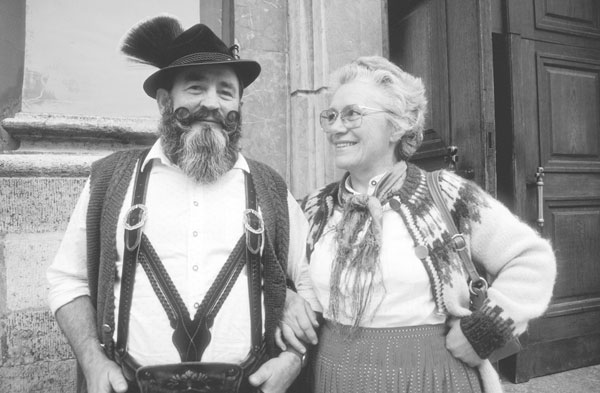
#> input picture spread spectrum/data/corel_bavarian_couple.jpg, 600 x 393 px, found by its file name
$ python test.py   (older library calls are emulated)
#> lines starting #> are read from the running program, lines starting #| are printed output that depends on the picture; after the words box and inside, x2 and y2 are one past the last pixel; in counts of white or black regions, pixels touching at a corner belong together; long printed decimals are rounded
### spread spectrum/src/sss_watermark.py
from scipy import misc
from scipy.fftpack import dct, idct
import numpy as np
from PIL import Image
from PIL.ImageOps import invert
from itertools import product

class SSSW(object):
    """
    Given an input image (specifically, a path to the input image file),
    (i)     randomly generates a watermark pattern,
    (ii)    inserts the pattern into the given image (as specified in paper),
    (iii)   stores intermediate data for detection, and
    (iv)    conducts detection process when given a modified version of the input image

    Also includes functions that reconstruct "attacked" versions of the images \
            to match the original image.
    """
    def __init__(self, img_path, alpha=0.1, pat_size=5000):
        """
        :param img_path: the datapath to the source image
        :type img_path: const string
        :param alpha: scaling parameter
        :type alpha: float
        :param pat_size: size of the watermark to be inserted
        :type pat_size: int
        """
        ''' deprecated
        self.original   = misc.imread(img_path,
                                    flatten=True,
                                    mode='L').astype(float)
        '''
        self.original   = Image.open(img_path).convert("L")
        self.alpha      = alpha     # Scaling parameter
        self.mark_size  = pat_size  # Size of the watermark
        self.mark       = self.gaussian_vector(pat_size)    # Watermark for the current instance
        self.mark_2d    = None      # Mark scattered in 2-D image (computed in 'insert')
        self.ori_dct    = None      # Storage of DCT result of input image

    def insert(self):
        """
        Method for inserting a generated watermark into the input image.

        :return: the new version of the input image w/ watermark inserted
        :rtype: numpy.ndarray(float)
        """
        # Compute DCT of the original image
        self.ori_dct = SSSW.dctII(self.to_float_array(self.original))

        # Compute the regions most perceptually significant
        locations = np.argsort(-self.ori_dct,axis=None)
        ROW_SIZE = self.original.size[0]
        locations = [(val//ROW_SIZE, val%ROW_SIZE) for val in locations]

        # Generate 2-D watermark
        # (Using the formula (2) described in the paper)
        self.mark_2d = np.zeros(shape=self.ori_dct.shape, dtype=float)
        for idx,(loc,mark_val) in enumerate(zip(locations,self.mark)):
            self.mark_2d[loc] += self.alpha * mark_val
        self.mark_2d *= self.ori_dct

        # Embed the watermark into the regions & convert the DCT back to image
        image_rev = self.from_float_array(SSSW.idctII(self.ori_dct + self.mark_2d))

        return image_rev

    def extract(self,new_image):
        """
        Extracts the watermark from the presumed location of the new image.

        :param new_image: the image whose watermark is to be matched
        :type new_image: PIL.Image

        :return: the extracted watermark
        :rtype: numpy ndarray(float)
        """
        return SSSW.dctII(self.to_float_array(new_image)) - self.ori_dct

    def detect(self, image, threshold=6):
        """
        Given an image, determines whether its supposed watermark matches its
            original counterpart.

        :param image: the image whose watermark is to be matched
        :type image: numpy.ndarray(float)
        :param threshold: threshold for concluding the similarity of the watermarks
        :type threshold: float

        :return: (similarity value, whether the watermark is detected or not)
        :rtype: tuple(float, bool)
        """
        def similarity(X,X_star):
            """
            Computes the similarity measure between the original and the new watermarks.

            :param X: the image whose watermark is to be matched
            :type X: numpy.ndarray(float, 2-D)
            :param X_star: the image whose watermark is to be matched
            :type X: numpy.ndarray(float, 2-D)

            :return: the degree of similarity
            :rtype: float
            """
            return np.sum(np.multiply(X,X_star)) / np.sqrt(np.sum(np.multiply(X_star,X_star)))

        target_mark = self.extract(image)
        sim = similarity(self.mark_2d, target_mark)
        return sim, (sim > threshold)

    def recover_crop(self, image, topleft):
        """
        Assumes that the coordinate of the topleft corner w.r.t. \
            the original image is known.
        Also assumes that no other modification has been made to the input.

        :param image: input image
        :type image: PIL.Image
        :param topleft: the coordinates of the topleft corner of the crop \
                        in the original image (row, column)
        :type topleft: tuple(int,int)

        :return: the input image w/ cropped parts filled in \
                 w/ data from the orignal image
        :rtype: PIL.Image
        """
        out = self.original.copy()
        out.paste(image, box=tuple(reversed(topleft)))
        return out

    def recover_rotate(self, image: Image, angle: int):
        """
        Rotates the input image back to fit the original image, \
            and fills in the parts that are missing due to rotation.
        Assumes that the angle of rotation is provided, and that the image \
            has not been expanded when rotated (i.e. corners have been cut off).
        Also ssumes that no other modification has been made to the input.

        :param image: input image
        :type image: PIL.Image
        :param angle: the degree that the image was rotated (CCW)
        :type angle: int

        :return: the input image modified to match the original image
        :rtype: PIL.Image
        """
        out = image.rotate(-angle)
        '''
        for coord in product(range(self.original.size[1]), range(self.original.size[0])):
            if out.getpixel(coord) != 0:
                out.putpixel(coord, self.original.getpixel(coord))
        '''
        #mask = out.convert(mode="1",dither=None).convert('L')  # insufficient masking
        mask = out.point(lambda x: 255*int(x>0))
        mask = invert(mask).convert('1')
        out.paste(self.original,mask=mask)

        return out

    def recover_scale(self, image: Image):
        """
        Resizes the input image to fit the size of the original image.
        Assumes that no other modification has been made to the input.

        :param image: input image
        :type image: PIL.Image

        :return: the input image resized to match the original image
        :rtype: PIL.Image
        """
        return image.resize(size=self.original.size)

    @staticmethod
    def gaussian_vector(size: int):
        """
        :param size: the size of the generated vector
        :type size: int

        :return: the generated vector
        :rtype: numpy.ndarray(float)
        """
        return np.random.randn(size)

    @staticmethod
    def dctII(image: np.array):
        """
        :param image: the input for 2-D DCT
        :type image: numpy.ndarray(float, 2-D)

        :return: the DCT result
        :rtype: numpy ndarray(float, 2-D)
        """
        return dct(dct(image,axis=0, norm='ortho'),axis=1, norm='ortho')

    @staticmethod
    def idctII(image: np.array):
        """
        :param image: the input for 2-D Inverse-DCT
        :type image: numpy.ndarray(float, 2-D)

        :return: the Inverse-DCT result
        :rtype: numpy ndarray(float, 2-D)
        """
        return idct(idct(image,axis=1, norm='ortho'),axis=0, norm='ortho')

    # [12 lines left out: function to_array, not called in this run]

    @staticmethod
    def to_float_array(image: Image):
        """
        Converts the given PIL.Image to a pixel array of float values in range 0-1.

        :param image: input image
        :type image: PIL.Image

        :return: pixel array
        :rtype: numpy ndarray(float, 2-D)
        """
        return np.array(image).astype(float) / 256

    @staticmethod
    def from_float_array(array: np.ndarray):
        """
        Converts the given PIL.Image to a pixel array of float values in range 0-1.
        Ignores rounding error wihle converting pixel values from float \
                to integers in 0-255 range.

        :param array: pixel array (w/ values in float, 0-1)
        :type array: numpy ndarray(float, 2-D)

        :return: output image
        :rtype: PIL.Image
        """
        array *= 255
        array = np.around(array)
        return Image.fromarray(array).convert(mode="L")

    # Class variable (list of recovery functions - used in 'test.py')
    recover_flist = [recover_crop, recover_rotate, recover_scale]

### spread spectrum/src/attack.py
import numpy as np
from scipy import misc
import matplotlib.pyplot as plt
from PIL import Image
from image import read
from os import remove

def crop(image: Image, topleft: tuple, botright: tuple):
    """
    Produces a rectangular crop of the input image, with edges parallel
        to those of the input image.

    :param image: input image
    :type image: PIL.Image
    :param topleft: the coordinate of the top-left corner of the desired crop \
                    (row,column)
    :type topleft: tuple(int,int)
    :param botright: the coordinate of the bottom-right corner of the desired crop \
                     (row,column)
    :type botright: tuple(int,int)

    :return: the modified image
    :rtype: PIL.Image
    """
    top, left = topleft
    bottom, right = botright

    MSG = "Cannot crop outside the given image"
    assert top >= 0, MSG
    assert left >= 0, MSG
    assert bottom <= image.size[1], MSG
    assert right <= image.size[0], MSG

    return image.crop(box=(left,top,right,bottom))

def rotate(image: Image, angle: int):
    """
    :param image: input image
    :type image: PIL.Image
    :param angle: the degrees by which to rotate the input image (CCW)
    :type angle: int

    :return: the modified image
    :rtype: PIL.Image
    """
    return image.rotate(angle)

def scale(image: Image, ratio: float):
    """
    Scales the given input image by the given ratio (either enlarge or reduce).

    :param image: input image
    :type image: PIL.Image
    :param ratio: the ratio by which to scale the input image
    :type ratio: float (>0)

    :return: the modified image
    :rtype: PIL.Image
    """
    assert ratio > 0, "Negative scale ratio is not supported."
    new_size = tuple([int(val*ratio) for val in image.size])
    return image.resize(new_size, resample=Image.BILINEAR)

def compress_jpeg(image, qf):
    """
    :param image: input image
    :type image: PIL.Image
    :param qf: quality factor of the new .jpeg output
    :type qf: int (1~95)

    :return: the modified image
    :rtype: PIL.Image
    """
    TMP_PATH = './tmp.jpg'
    image.save(TMP_PATH, 'jpeg', quality=qf)
    out = read(TMP_PATH)
    remove(TMP_PATH)
    return out

### spread spectrum/src/image.py
import matplotlib.pyplot as plt
from PIL import Image

def read(img_path):
    """
    Reads the input image file into an PIL.Image object for modification.
    Converts the input image into grayscale

    :param img_path: datapath to the desired image file
    :type img_path: string

    :return: pixel information of the image designated by the given datapath
    :rtype: PIL.Image
    """
    #return misc.imread(img_path, flatten=True, mode='L').astype(float)     # deprecated
    return Image.open(img_path).convert('L')

# [6 lines left out: function show_img, not called in this run]

def save(image: Image, path: str):
    image.save(path)
    #image.close()

### spread spectrum/src/test.py
import os
from sss_watermark import SSSW
from attack import crop, scale, rotate, compress_jpeg
from image import read, show_img
from itertools import chain, product
import argparse

HOME_DIR='../'
SRC_NAME='data/corel_bavarian_couple.jpg'

def get_parser():
    parser = argparse.ArgumentParser()
    parser.add_argument('--show_mark', action='store_true',
                        help="Display watermarked results")
    parser.add_argument('--show_attacked', action='store_true',
                        help="Display attacked image results")
    parser.add_argument('--show_recovered', action='store_true',
                        help="Display recovered image results")
    parser.add_argument('--show_all', action='store_true',
                        help="Display all image results")
    parser.add_argument('--skip_test', action='store_true',
                        help="Skip watermark test")
    return parser

if __name__ == "__main__":
    parser = get_parser()
    parsed_args = parser.parse_args()

    IMG_PATH = os.path.join(HOME_DIR, 'data', SRC_NAME)

    # Arguments for testing
    topleft = (30,48); botright = (300,500)     # Crop
    degrees = 273                               # Rotate
    ratio = 1.4                                 # Scale
    qf = 10                                     # Recompress

    # Generate watermarked images
    sssws = [SSSW(img_path=IMG_PATH) for _ in range(4)]
    marked_images = [sssw.insert() for sssw in sssws]
#> in insert, `locations = [(val//ROW_SIZE, val%ROW_SIZE) for val in locations]`: locations = 235800 items
#> the loop in insert, `for idx,(loc,mark_val) in enumerate(zip(locations,self.mark)):` made 5000 passes
#> (loc, mark_val) on passes 1 to 3: ((0, 0), 1.76), ((0, 1), 0.4), ((3, 0), 0.979)
#> after the loop in insert, `for idx,(loc,mark_val) in enumerate(zip(locations,self.mark)):`:
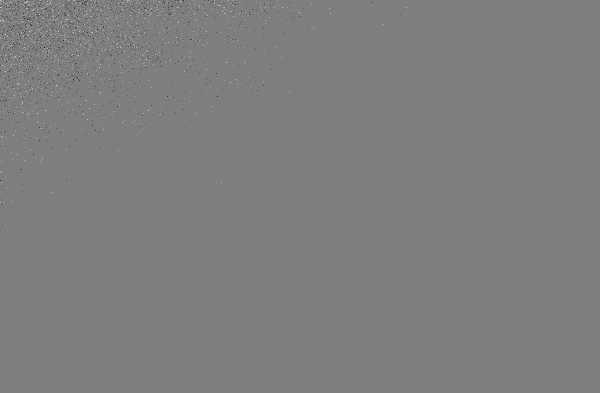
#> self.mark_2d: shape (393, 600) float64; min -0.374, max 0.38, mean -3.12e-05; drawn with min black and max white
#> in insert, `self.mark_2d *= self.ori_dct`: self.mark_2d: shape (393, 600) float64; 2.12% of pixels changed, all inside (x1, y1, x2, y2) = (0, 0, 483, 254)
#> the loop in insert (call 2), `for idx,(loc,mark_val) in enumerate(zip(locations,self.mark)):` made 5000 passes
#> (loc, mark_val) on passes 1 to 3: ((0, 0), 0.31), ((0, 1), -0.737), ((3, 0), -1.54)
#> in insert (call 2), `self.mark_2d *= self.ori_dct`: self.mark_2d: shape (393, 600) float64; min -3.58, max 9.04, mean -1.39e-05
#> in insert (call 3), `self.mark_2d *= self.ori_dct`: self.mark_2d: shape (393, 600) float64; min -5.9, max 4.04, mean 7.7e-06
#> in insert (call 4), `self.mark_2d *= self.ori_dct`: self.mark_2d: shape (393, 600) float64; min -2.18, max 72.13, mean 0
#> in from_float_array (call 4), `return Image.fromarray(array).convert(mode="L")`:
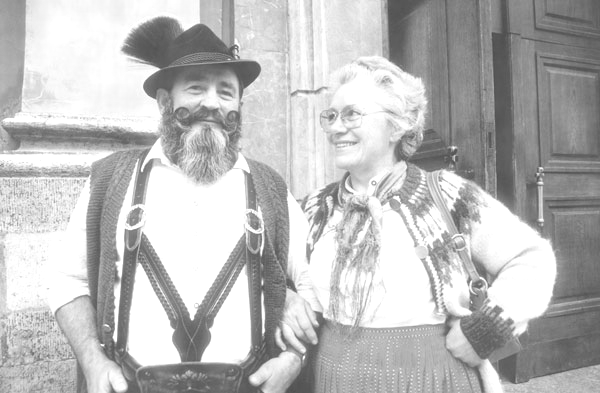
#> returned value: PIL image 600x393 L; min 77, max 255, mean 187.8
#> marked_images = 4 items

    # Present the watermarked images
    if parsed_args.show_mark or parsed_args.show_all:
        for image in marked_images:
            show_img(image)

    # Generate attacked versions of the watermarked images
    args = [(topleft, botright), (degrees,), (ratio,), (qf,)]
    args = [tuple([img]) + arg for img, arg in zip(marked_images, args)]
#> args = 4 items
    attacks = [crop,rotate,scale,compress_jpeg]
    attack_outputs = [attack(*arg) for attack, arg in zip(attacks, args)]
#> in crop, `return image.crop(box=(left,top,right,bottom))`:
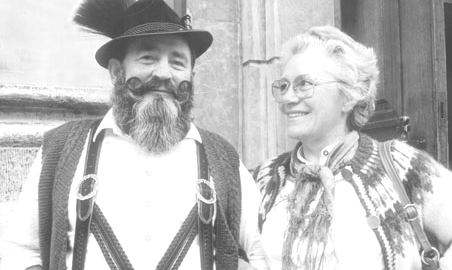
#> returned value: PIL image 452x270 L; min 69, max 255, mean 191
#> in rotate, `return image.rotate(angle)`:
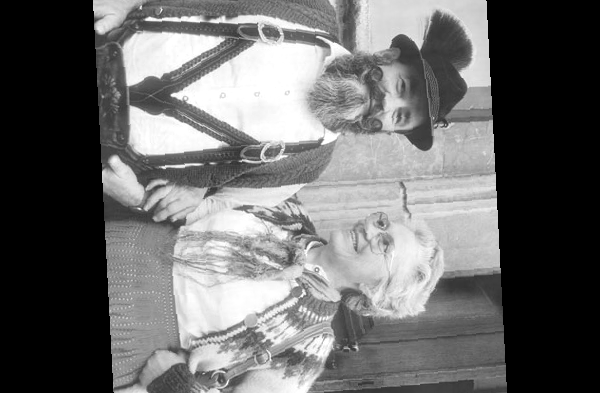
#> returned value: PIL image 600x393 L; min 0, max 255, mean 106.8
#> in scale, `new_size = tuple([int(val*ratio) for val in image.size])`: new_size = (840, 550)
#> in compress_jpeg, `TMP_PATH = './tmp.jpg'`: TMP_PATH = './tmp.jpg'
#> attack_outputs = 4 items

    # Present the attacked versions
    if parsed_args.show_attacked or parsed_args.show_all:
        for image in attack_outputs:
            show_img(image)

    # Recover the attacked images
    recover_args = [(topleft,), (degrees,), ()]
    recover_args = [tuple([sssw, img]) + arg \
            for sssw, img, arg in zip(sssws, attack_outputs, recover_args)]
#> recover_args = 3 items
    recover_outputs = [recover_fn(*arg) \
            for recover_fn, arg in zip(SSSW.recover_flist, recover_args)]
#> in recover_crop, `out.paste(image, box=tuple(reversed(topleft)))`:
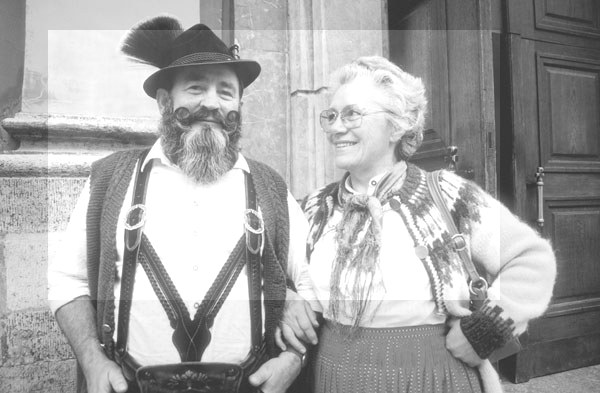
#> out: PIL image 600x393 L; min 49, max 255, mean 166.3
#> in recover_rotate, `out = image.rotate(-angle)`:
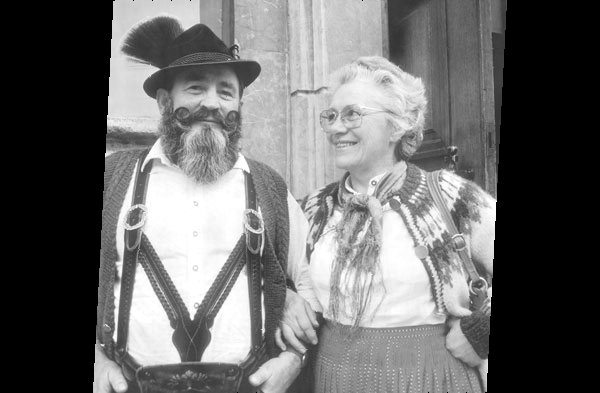
#> out: PIL image 600x393 L; min 0, max 255, mean 106.7
#> in recover_rotate, `mask = out.point(lambda x: 255*int(x>0))`:
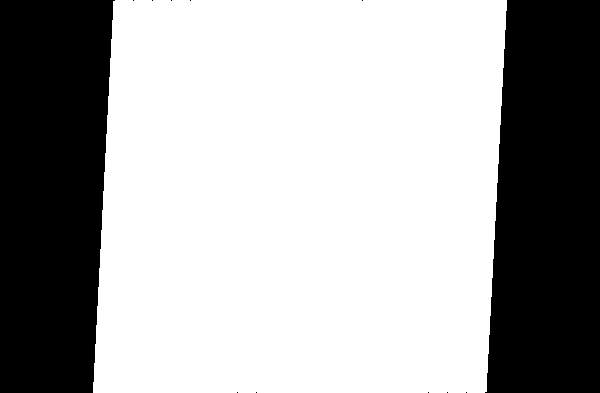
#> mask: PIL image 600x393 L; 65.6% white; 12 black regions (10 under 20 px), largest, box (x1, y1, x2, y2) and area: (0, 0, 115, 393) 40570, (485, 0, 600, 393) 40569
#> recover_outputs = 3 items
    recover_outputs.append(attack_outputs[-1])      # recompressed image is used as-is

    # Present the recovered versions
    if parsed_args.show_recovered or parsed_args.show_all:
        for image in recover_outputs:
            show_img(image)

    # Criss-cross detect watermarks (both not-attacked and attacked)
    if not parsed_args.skip_test:
        targets = marked_images + recover_outputs
#> targets = 8 items
        detect_own = [ ((i+1,j+1), sssws[i].detect(targets[j])) \
                        for i,j in product(range(len(sssws)),range(len(targets))) ]
#> in detect, `sim = similarity(self.mark_2d, target_mark)`: sim = 50.98
#> detect_own = 32 items

        # Present test results
        for pair in detect_own:
            print(pair)
#> this loop made 32 passes
#> pair on passes 1 to 12: ((1, 1), (50.98, True)), ((1, 2), (31.42, True)), ((1, 3), (-33.75, False)), ((1, 4), (49.61, True)), ((1, 5), (36.39, True)), ((1, 6), (26.44, True)), ((1, 7), (-29.91, False)), ((1, 8), (47.86, True)), ((2, 1), (8.39, True)), ((2, 2), (12.66, True)), ((2, 3), (-6.18, False)), ((2, 4), (8.79, True))
#| ((1, 1), (50.976, True))
#| ((1, 2), (31.420, True))
#| ((1, 3), (-33.755, False))
#| ((1, 4), (49.611, True))
#| ((1, 5), (36.386, True))
#| ((1, 6), (26.441, True))
#| ((1, 7), (-29.913, False))
#| ((1, 8), (47.862, True))
#> (further printed lines are left out)
